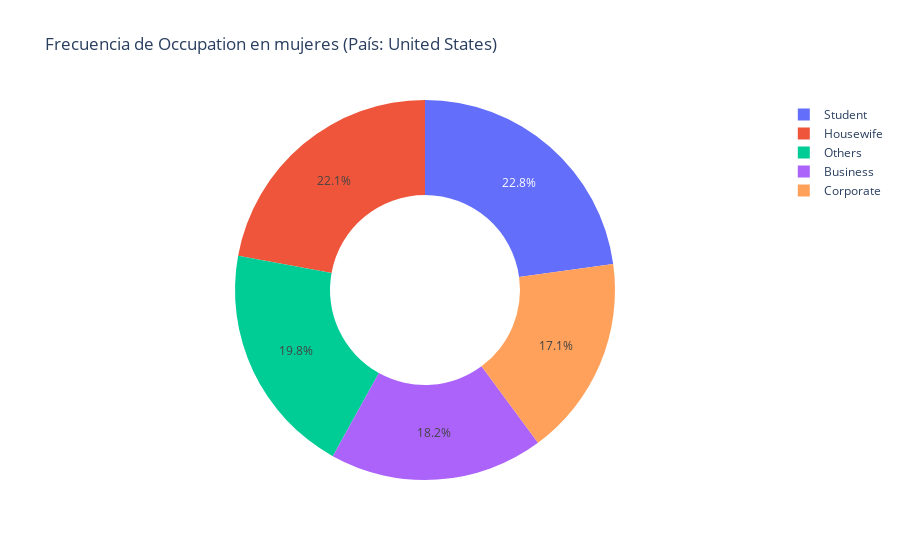

Notebook code for this chart:
### Code cell
fig = px.pie(
        df_agg, 
        values='count_values',
        names=column,
        hole=.5, 
        title=f'Frecuencia de {column} en mujeres (País: {country})'
)
fig.show()

### Figure 1 — Plotly figure (JSON) as saved in the notebook; plotly's stock layout.template omitted (floating-point values rounded to 4 significant figures)
{"data": [{"domain": {"x": [0, 1], "y": [0, 1]}, "hole": 0.5, "hovertemplate": "Occupation=%{label}<br>count_values=%{value}<extra></extra>", "labels": ["Business", "Corporate", "Housewife", "Others", "Student"], "legendgroup": "", "name": "", "showlegend": true, "type": "pie", "values": [6241, 5846, 7584, 6794, 7821]}], "layout": {"legend": {"tracegroupgap": 0}, "title": {"text": "Frecuencia de Occupation en mujeres (País: United States)"}}}
